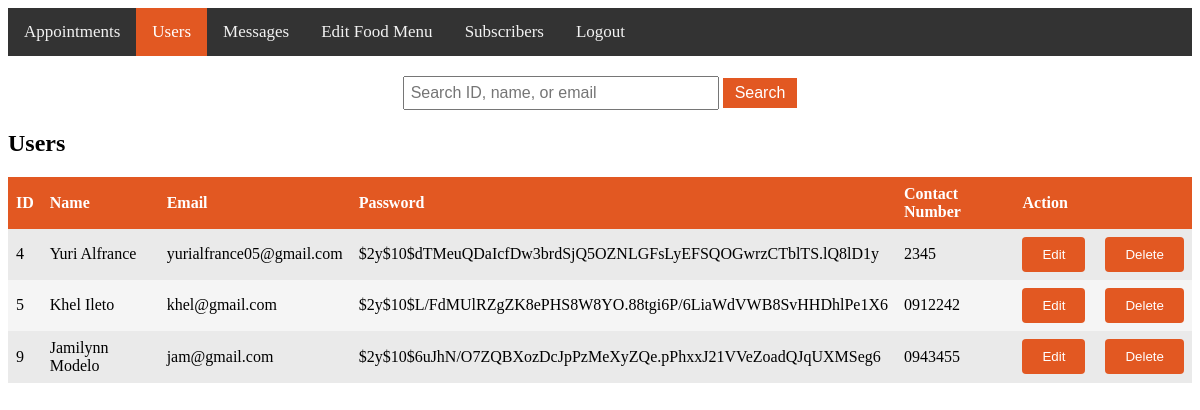
The page /admin_users.php (signed in) on the database its author committed.
### tables this page shows
CREATE TABLE `users` (
  `id` int(225) NOT NULL,
  `name` varchar(100) NOT NULL,
  `email` varchar(100) NOT NULL,
  `password` varchar(100) NOT NULL,
  `profile_picture` varchar(1) NOT NULL,
  `contact_number` varchar(100) NOT NULL
);

### admin_users.php (the view, shortened to what this page needs)
<?php
$conn = mysqli_connect('localhost', 'root', 'root', 'bytegalore');
$searchUsersQuery = isset($_GET['search_users']) ? mysqli_real_escape_string($conn, $_GET['search_users']) : '';
$userQuery = "SELECT * FROM users WHERE id LIKE '%$searchUsersQuery%' OR name LIKE '%$searchUsersQuery%' OR email LIKE '%$searchUsersQuery%'";
$userResult = mysqli_query($conn, $userQuery);
$users = array();
while ($userRow = mysqli_fetch_assoc($userResult)) {
    $users[] = $userRow;
}
?>
<!DOCTYPE html>
<html>
<head>
</head>
<body>
<div class="navbar">
    <a href="admin_dashboard.php">Appointments</a>
    <a class="active" href="admin_users.php">Users</a>
    <a href="admin_contact_data.php">Messages</a>
    <a href="edit_food_menu.php">Edit Food Menu</a>
    <a href="admin_subscribers.php">Subscribers</a>
    <a href="admin_logout.php">Logout</a>
</div>
<div class="table-container">
   <div class="search-container">
    <form class="search-form" method="GET" action="">
        <input type="text" id="search_users" name="search_users" value="<?php echo isset($_GET['search_users']) ? $_GET['search_users'] : ''; ?>" placeholder="Search ID, name, or email">
        <button type="submit">Search</button>
    </form>
</div>
    <h2>Users</h2>
    <table id="users-table">
        <tr>
            <th>ID</th>
            <th>Name</th>
            <th>Email</th>
            <th>Password</th>
            <th>Contact Number</th>
            <th>Action</th>
        </tr>
        <?php foreach ($users as $user): ?>
            <tr>
                <td><?php echo $user['id']; ?></td>
                <td><?php echo $user['name']; ?></td>
                <td><?php echo $user['email']; ?></td>
                <td><?php echo $user['password']; ?></td>
                <td><?php echo $user['contact_number']; ?></td>
                <td>
                    <form method="post" action="">
                        <div class="action-buttons">
                        <button type="submit" name="action" value="edit" class="button">Edit</button>
                        <button type="submit" name="action" value="delete" class="button" onclick="return confirm('Are you sure you want to delete this user?')">Delete</button>
                        </div>
                    </form>
                </td>
            </tr>
        <?php endforeach; ?>
    </table>
</div>
</body>
</html>

### admin_users.php (style rules this page uses)
.navbar { background-color: #333; overflow: hidden; }
.navbar a { float: left; color: #f2f2f2; text-align: center; padding: 14px 16px; text-decoration: none; font-size: 17px; }
.navbar a.active { background-color: #e25822; color: white; }
.table-container { margin-top: 20px; }
table { border-collapse: collapse; width: 100%; }
th, td { text-align: left; padding: 8px; transition: background-color 0.3s ease; }
th { background-color: #e25822; color: white; }
tr:nth-child(odd) { background-color: #f5f5f5; transition: background-color 0.3s ease; }
tr:nth-child(even) { background-color: #eaeaea; transition: background-color 0.3s ease; }
.action-buttons { display: flex; gap: 10px; }
.search-container { margin-top: 20px; text-align: center; }
.search-form input[type=text] { padding: 6px; width: 300px; font-size: 16px; }
.search-form button { padding: 6px 12px; background-color: #e25822; color: white; font-size: 16px; border: none; cursor: pointer; }
.button { padding: 10px 20px; background-color: #e25822; color: white; border: none; border-radius: 4px; cursor: pointer; margin-right: 10px; }
.button:last-child { margin-right: 0; }

### rows shown on the page
users: id "4", name "Yuri Alfrance", email "yurialfrance05@gmail.com", password "$2y$10$dTMeuQDaIcfDw3brdSjQ5OZNLGFsLyEFSQOGwrzCTblTS.lQ8lD1y", contact_number "2345"
users: id "5", name "Khel Ileto", email "khel@gmail.com", password "$2y$10$L/FdMUlRZgZK8ePHS8W8YO.88tgi6P/6LiaWdVWB8SvHHDhlPe1X6", contact_number "0912242"
users: id "9", name "Jamilynn Modelo", email "jam@gmail.com", password "$2y$10$6uJhN/O7ZQBXozDcJpPzMeXyZQe.pPhxxJ21VVeZoadQJqUXMSeg6", contact_number "0943455"
